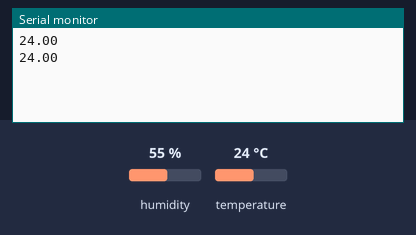
Bench run of a sketch on a simulated Arduino Uno, built with avr-gcc and run on an emulated ATmega328P. Shown: the last lines printed to the serial monitor. Inputs (shaded band) come from the test bench; at power-on: temperature 24 °C, humidity 55 %.

Above: at 5.8 s.
5.9 s: temperature set to 12 °C
At 11.2 s:
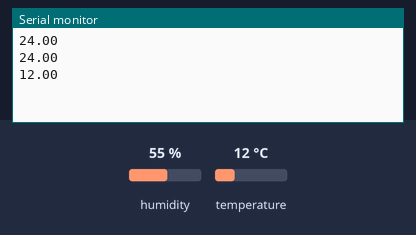
11.9 s: temperature set to 19 °C
At 16.4 s:
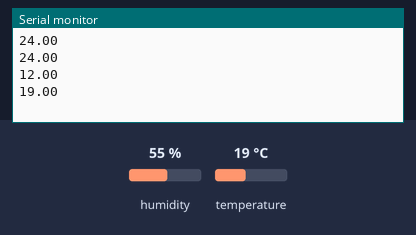
Timing chart, 0 to 17.9 s (numbered marks = the images above; inputs shaded):
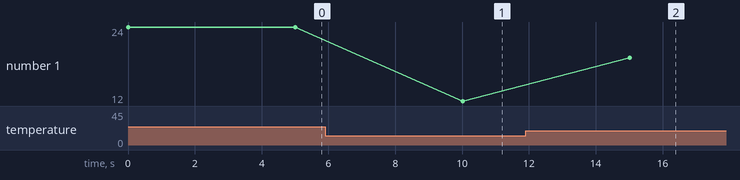

Measured:
- after the input at 5.9 s, the serial monitor: prints a new line after 4.1 s (image 1)
- after the input at 11.9 s, the serial monitor: prints a new line after 3.1 s (image 2)
- plotted number 1: 24 → 12 after the input at 5.9 s, 12 → 19 after the input at 11.9 s

The sketch:

DHT.ino
```cpp
#include <DHT.h>" // Inclui a biblioteca no seu código

DHT dht(A0, DHT22); // Cria um objeto da classe dht

void setup()
{
  Serial.begin(9600); // Inicializa serial com taxa de transmissão de 9600 bauds
  dht.begin();
}

void loop(){
  Serial.println(dht.readTemperature()); // chama método de leitura da classe dht,
  // com o pino de transmissão de dados ligado no pino A1
  delay(5000);
}
```
